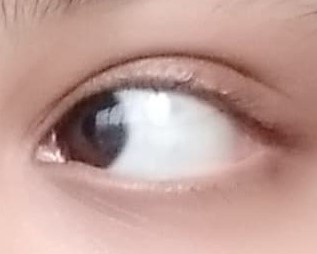
%> input picture image/a20.jpg, 317 x 254 px
$ octave project.m   (GNU Octave 9; MATLAB toolbox functions it lacks are replaced by stand-ins)
%> lines starting %> are read from the running program, lines starting %| are printed output that depends on the picture
clear;clc;

I=imread('image/a20.jpg' );
%> I is the input picture: size 254x317x3 uint8; mean R, G, B 193.5, 158.7, 151.6

I=rgb2gray(I);
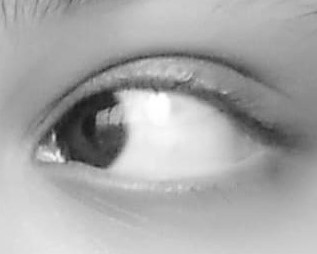
%> I: size 254x317 uint8; min 25, max 255, mean 168.3

figure;

S=imread('STRAIGHT.png'  );
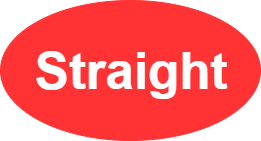
%> input picture STRAIGHT.png, 261 x 141 px
%> S is the input picture: size 141x261x3 uint8; mean R, G, B 255, 114.3, 114.3

R=imread('RIGHT.png'   );
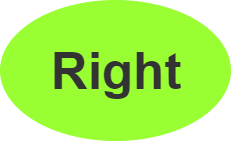
%> input picture RIGHT.png, 231 x 141 px
%> R is the input picture: size 141x231x3 uint8; mean R, G, B 167.7, 240.6, 94.8

L=imread('LEFT.png' );
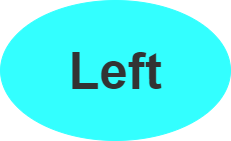
%> input picture LEFT.png, 231 x 141 px
%> L is the input picture: size 141x231x3 uint8; mean R, G, B 94.8, 246.3, 246.3

U=imread('UP.png'  );
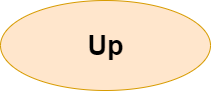
%> input picture UP.png, 211 x 91 px
%> U is the input picture: size 91x211x3 uint8; mean R, G, B 250, 229.8, 206.5

D=imread('DOWN.png' );
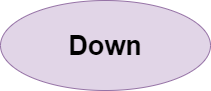
%> input picture DOWN.png, 211 x 91 px
%> D is the input picture: size 91x211x3 uint8; mean R, G, B 222.7, 213, 227.5

subplot(2,2,1); imshow(I); title('Original Image' );

Eyes=I;

[row , col]=size(Eyes);
%> row = 254; col = 317

[centers, radii, metric] = imfindcircles(Eyes, [25 60], 'ObjectPolarity','dark', 'Sensitivity', 0.93);
%> centers = [93.14 135.4]; radii = 35.73; metric = 0.261

viscircles(centers, radii,'Color','b');

disp(row);
%| 254

disp(col);
%| 317

disp(round(centers));
%|     93   135


a=round(centers(1));
%> a = 93

b=round(col/2);
%> b = 159

a1=round(centers(2));
%> a1 = 135

b1=round(row/2);
%> b1 = 127

disp(a);
%| 93

disp(b);
%| 159

disp(a1);
%| 135

disp(b1);
%| 127

if(a>b)
    subplot(2,2,3); imshow(R);

    disp(a);

   else subplot(2,2,3);

      imshow(L)

      disp(b)
%| 159

    end

     if(a1>b1)

    subplot(2,2,4); imshow(U);
%> after `imshow(U)`:
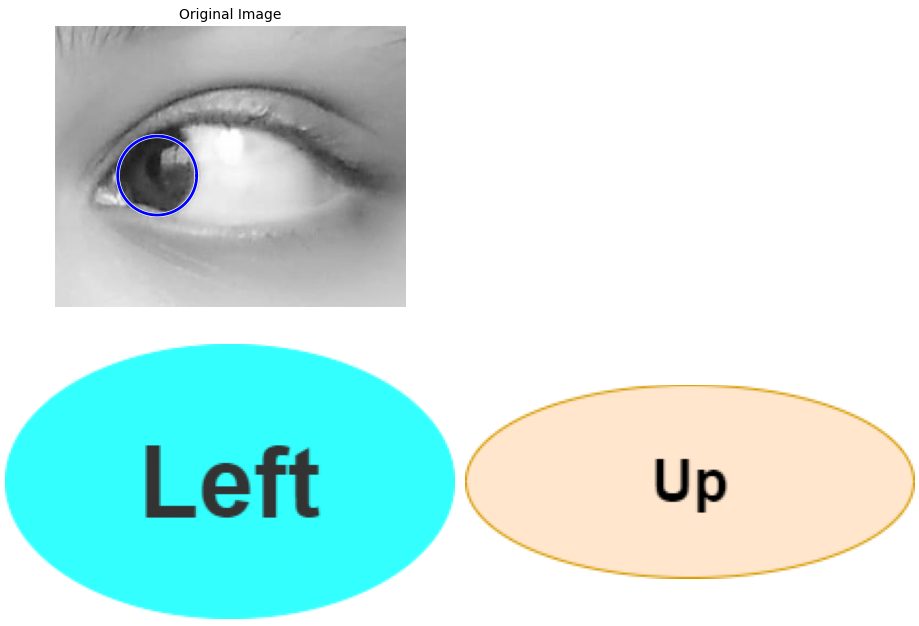
%> figure redrawn from the program's plot data, 3 panels

    disp(a1);
%| 135

   else subplot(2,2,4);

      imshow(D)

      disp(b1);
end
